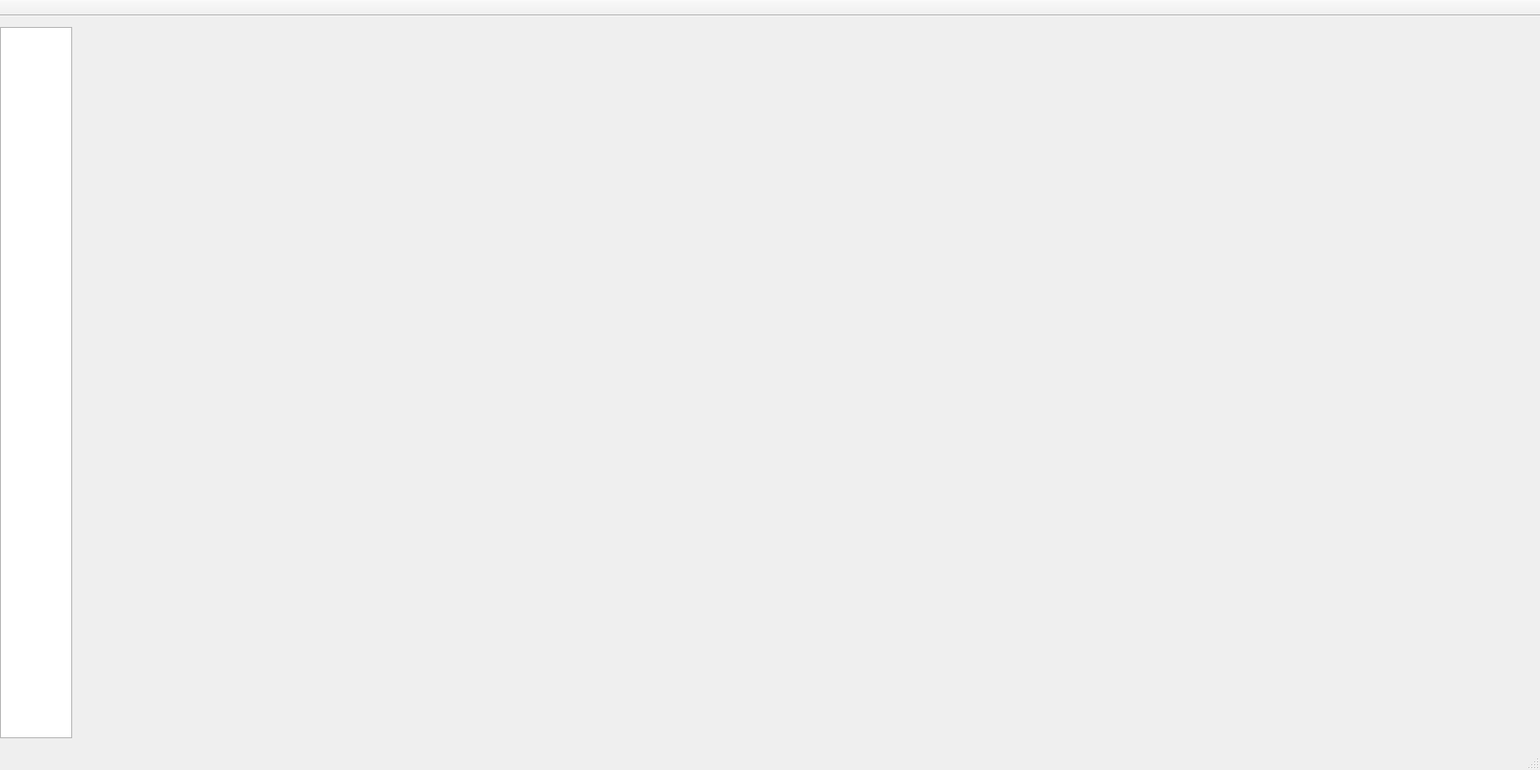
<?xml version="1.0" encoding="UTF-8"?>
<ui version="4.0">
 <class>MainWindow</class>
 <widget class="QMainWindow" name="MainWindow">
  <property name="geometry">
   <rect>
    <x>0</x>
    <y>0</y>
    <width>1600</width>
    <height>800</height>
   </rect>
  </property>
  <property name="windowTitle">
   <string>PnTest</string>
  </property>
  <widget class="QWidget" name="centralWidget">
   <layout class="QHBoxLayout" name="horizontalLayout">
    <property name="spacing">
     <number>0</number>
    </property>
    <property name="leftMargin">
     <number>0</number>
    </property>
    <property name="rightMargin">
     <number>0</number>
    </property>
    <item>
     <widget class="Sidebar" name="sideBar">
      <property name="sizePolicy">
       <sizepolicy hsizetype="Preferred" vsizetype="Expanding">
        <horstretch>0</horstretch>
        <verstretch>0</verstretch>
       </sizepolicy>
      </property>
      <property name="minimumSize">
       <size>
        <width>75</width>
        <height>0</height>
       </size>
      </property>
      <property name="maximumSize">
       <size>
        <width>75</width>
        <height>16777215</height>
       </size>
      </property>
      <property name="cursor" stdset="0">
       <cursorShape>ArrowCursor</cursorShape>
      </property>
     </widget>
    </item>
    <item>
     <widget class="QStackedWidget" name="stackedWidget"/>
    </item>
   </layout>
  </widget>
  <widget class="QMenuBar" name="menuBar">
   <property name="geometry">
    <rect>
     <x>0</x>
     <y>0</y>
     <width>1200</width>
     <height>24</height>
    </rect>
   </property>
  </widget>
  <widget class="QToolBar" name="toolBar">
   <property name="movable">
    <bool>false</bool>
   </property>
   <attribute name="toolBarArea">
    <enum>TopToolBarArea</enum>
   </attribute>
   <attribute name="toolBarBreak">
    <bool>false</bool>
   </attribute>
  </widget>
  <widget class="QStatusBar" name="statusBar"/>
  <action name="actionOpen">
   <property name="text">
    <string>Open project xxx</string>
   </property>
  </action>
  <action name="actionSave">
   <property name="text">
    <string>Save project as</string>
   </property>
  </action>
  <action name="actionExit">
   <property name="text">
    <string>Exit</string>
   </property>
  </action>
  <action name="actionPreferences">
   <property name="text">
    <string>Preferences</string>
   </property>
  </action>
  <action name="actionAbout_PnTest">
   <property name="text">
    <string>About PnTest</string>
   </property>
  </action>
 </widget>
 <layoutdefault spacing="6" margin="11"/>
 <customwidgets>
  <customwidget>
   <class>Sidebar</class>
   <extends>QListWidget</extends>
   <header>ui.widgets.qt.sidebar.h</header>
   <container>1</container>
  </customwidget>
 </customwidgets>
 <resources/>
 <connections/>
</ui>
